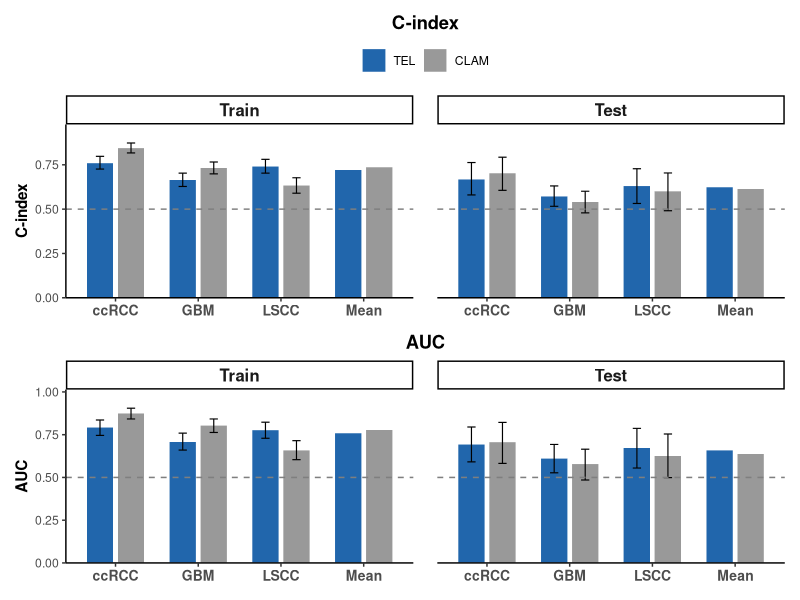
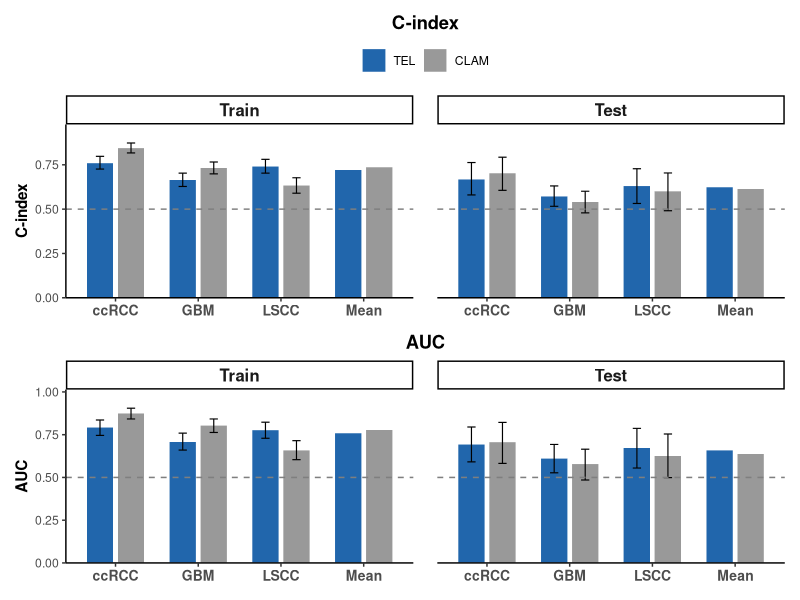

Write R code to recreate these figures, in order.
library(ggplot2)
library(dplyr)
library(tidyr)
library(patchwork)

# Raw data from Table 2
raw <- data.frame(
  Cancer = c("ccRCC","ccRCC","GBM","GBM","LSCC","LSCC","Mean","Mean"),
  Model  = c("TEL","CLAM","TEL","CLAM","TEL","CLAM","TEL","CLAM"),
  Train_Cindex = c("0.761(0.726-0.798)","0.846(0.817-0.873)",
                    "0.666(0.628-0.703)","0.734(0.699-0.766)",
                    "0.742(0.703-0.781)","0.635(0.590-0.677)",
                    "0.723","0.738"),
  Test_Cindex  = c("0.669(0.580-0.763)","0.704(0.606-0.793)",
                    "0.573(0.516-0.631)","0.542(0.479-0.601)",
                    "0.632(0.532-0.728)","0.602(0.491-0.704)",
                    "0.625","0.616"),
  Train_AUC    = c("0.793(0.746-0.836)","0.876(0.842-0.905)",
                    "0.710(0.660-0.759)","0.805(0.763-0.842)",
                    "0.778(0.729-0.823)","0.660(0.604-0.715)",
                    "0.760","0.780"),
  Test_AUC     = c("0.694(0.591-0.795)","0.708(0.582-0.822)",
                    "0.612(0.527-0.693)","0.580(0.485-0.665)",
                    "0.675(0.555-0.787)","0.628(0.499-0.754)",
                    "0.660","0.639"),
  stringsAsFactors = FALSE
)

parse_ci <- function(x) {
  x <- trimws(x)
  if (grepl("(", x, fixed = TRUE)) {
    val <- as.numeric(sub("\\(.*", "", x))
    ci  <- sub(".*\\((.*)\\).*", "\\1", x)
    parts <- strsplit(ci, "-")[[1]]
    c(val = val, lower = as.numeric(parts[1]), upper = as.numeric(parts[2]))
  } else {
    c(val = as.numeric(x), lower = NA, upper = NA)
  }
}

# Build tidy long data
build_df <- function(col_name) {
  parsed <- lapply(raw[[col_name]], parse_ci)
  data.frame(
    Cancer = raw$Cancer,
    Model  = raw$Model,
    val    = sapply(parsed, `[[`, "val"),
    lower  = sapply(parsed, `[[`, "lower"),
    upper  = sapply(parsed, `[[`, "upper"),
    stringsAsFactors = FALSE
  )
}

df <- bind_rows(
  build_df("Train_Cindex") %>% mutate(Set = "Train", Metric = "C-index"),
  build_df("Test_Cindex")  %>% mutate(Set = "Test",  Metric = "C-index"),
  build_df("Train_AUC")    %>% mutate(Set = "Train", Metric = "AUC"),
  build_df("Test_AUC")     %>% mutate(Set = "Test",  Metric = "AUC")
) %>%
  mutate(
    Cancer = factor(Cancer, levels = c("ccRCC", "GBM", "LSCC", "Mean")),
    Model  = factor(Model,  levels = c("TEL", "CLAM")),
    Set    = factor(Set,    levels = c("Train", "Test")),
    Metric = factor(Metric, levels = c("C-index", "AUC"))
  )

color_tel  <- "#2166AC"
color_clam <- "#999999"

build_bar <- function(metric_label) {
  p <- ggplot(
    df %>% filter(Metric == metric_label),
    aes(x = Cancer, y = val, fill = Model)
  ) +
    geom_col(
      position = position_dodge(width = 0.75),
      width = 0.65, color = "white", linewidth = 0.2
    ) +
    geom_errorbar(
      aes(ymin = lower, ymax = upper),
      position = position_dodge(width = 0.75),
      width = 0.2, linewidth = 0.4
    ) +
    geom_hline(yintercept = 0.5, linetype = "dashed", color = "grey50") +
    facet_wrap(~ Set, nrow = 1) +
    scale_fill_manual(values = c("TEL" = color_tel, "CLAM" = color_clam)) +
    scale_y_continuous(expand = expansion(mult = c(0, 0.12))) +
    labs(x = NULL, y = metric_label) +
    theme_classic(base_size = 11) +
    theme(
      legend.position  = "top",
      legend.title     = element_blank(),
      strip.text       = element_text(face = "bold", size = 12),
      axis.text.x      = element_text(size = 10, face = "bold"),
      axis.title.y     = element_text(face = "bold"),
      panel.spacing    = unit(1.2, "lines"),
      plot.title       = element_text(hjust = 0.5, face = "bold")
    )
  return(p)
}

p_cindex <- build_bar("C-index") + ggtitle("C-index")
p_auc    <- build_bar("AUC")    + ggtitle("AUC")

p_combined <- p_cindex / p_auc + plot_layout(guides = "collect") &
  theme(legend.position = "top")

ggsave("out/Fig2A_Cindex_AUC_barplot.pdf", p_combined, width = 10, height = 7)
ggsave("out/Fig2A_Cindex_AUC_barplot.png", p_combined, width = 10, height = 7, dpi = 300)

cat("Figure saved to out/Fig2A_Cindex_AUC_barplot.pdf and .png\n")
